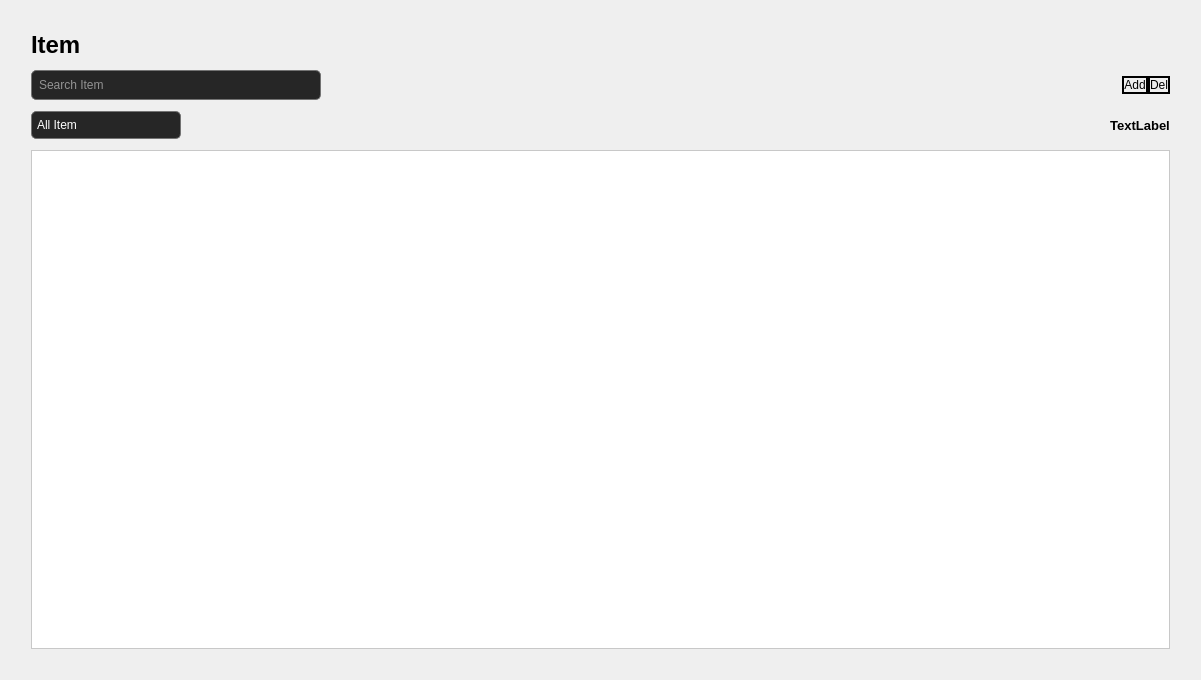
<?xml version="1.0" encoding="UTF-8"?>
<ui version="4.0">
 <class>item_table_view</class>
 <widget class="QWidget" name="item_table_view">
  <property name="geometry">
   <rect>
    <x>0</x>
    <y>0</y>
    <width>1201</width>
    <height>680</height>
   </rect>
  </property>
  <property name="windowTitle">
   <string>Contacts</string>
  </property>
  <property name="styleSheet">
   <string notr="true"/>
  </property>
  <layout class="QGridLayout" name="gridLayout_3">
   <item row="0" column="0">
    <spacer name="verticalSpacer">
     <property name="orientation">
      <enum>Qt::Vertical</enum>
     </property>
     <property name="sizeHint" stdset="0">
      <size>
       <width>20</width>
       <height>40</height>
      </size>
     </property>
    </spacer>
   </item>
   <item row="0" column="1">
    <layout class="QGridLayout" name="gridLayout">
     <item row="10" column="0">
      <widget class="QTableWidget" name="items_tbl">
       <property name="mouseTracking">
        <bool>false</bool>
       </property>
       <property name="styleSheet">
        <string notr="true">QTableWidget {
    background-color: rgb(255, 255, 255);
    alternate-background-color: rgb(235, 235, 235);
    gridline-color: rgb(200, 200, 200);
    color: black;
    font: 10pt &quot;Segoe UI&quot;;
    selection-background-color: rgb(100, 149, 237);  /* Light blue selection */
    selection-color: white;
    border: 1px solid rgb(200, 200, 200);
}

QTableWidget::item {
    padding: 5px;
}

QHeaderView::section {
    background-color: rgb(240, 240, 240);
    color: black;
    padding: 6px;
    border: 1px solid rgb(200, 200, 200);
    font-weight: bold;
}

QTableCornerButton::section {
    background-color: rgb(240, 240, 240);
    border: 1px solid rgb(200, 200, 200);
}
</string>
       </property>
       <property name="alternatingRowColors">
        <bool>true</bool>
       </property>
       <attribute name="horizontalHeaderCascadingSectionResizes">
        <bool>false</bool>
       </attribute>
       <attribute name="horizontalHeaderDefaultSectionSize">
        <number>200</number>
       </attribute>
       <attribute name="horizontalHeaderStretchLastSection">
        <bool>true</bool>
       </attribute>
      </widget>
     </item>
     <item row="6" column="0">
      <layout class="QGridLayout" name="gridLayout_2"/>
     </item>
     <item row="5" column="0">
      <layout class="QHBoxLayout" name="horizontalLayout_23">
       <item>
        <widget class="QComboBox" name="sort_combo">
         <property name="sizePolicy">
          <sizepolicy hsizetype="Expanding" vsizetype="Fixed">
           <horstretch>0</horstretch>
           <verstretch>0</verstretch>
          </sizepolicy>
         </property>
         <property name="minimumSize">
          <size>
           <width>0</width>
           <height>10</height>
          </size>
         </property>
         <property name="maximumSize">
          <size>
           <width>150</width>
           <height>16777215</height>
          </size>
         </property>
         <property name="cursor">
          <cursorShape>PointingHandCursor</cursorShape>
         </property>
         <property name="styleSheet">
          <string notr="true">QComboBox {
    background-color: #262626;
    border: 1px solid #737373;
    color: white;
    border-radius: 5px;
    padding: 5px;
    font: 10pt &quot;Segoe UI&quot;;
}

QComboBox::drop-down {
    border: none;
}

QComboBox QAbstractItemView {
    background-color: #262626;
    color: white;
    border-radius: 5px;
}

/* Down Arrow (Icon) */
QComboBox::down-arrow {
    image: url(:/Resources/dropdown_white.svg);
    width: 30px;
    height: 30px;
    margin-right: 15px; /* Space from the left */
}
</string>
         </property>
         <property name="editable">
          <bool>false</bool>
         </property>
         <property name="placeholderText">
          <string>All Item</string>
         </property>
         <property name="frame">
          <bool>true</bool>
         </property>
         <item>
          <property name="text">
           <string>Recently Added</string>
          </property>
         </item>
         <item>
          <property name="text">
           <string>Oldest</string>
          </property>
         </item>
         <item>
          <property name="text">
           <string>Alphabetical</string>
          </property>
         </item>
        </widget>
       </item>
       <item>
        <spacer name="horizontalSpacer_4">
         <property name="orientation">
          <enum>Qt::Horizontal</enum>
         </property>
         <property name="sizeHint" stdset="0">
          <size>
           <width>40</width>
           <height>20</height>
          </size>
         </property>
        </spacer>
       </item>
       <item>
        <widget class="QLabel" name="selecteditems_lbl">
         <property name="enabled">
          <bool>true</bool>
         </property>
         <property name="font">
          <font>
           <pointsize>10</pointsize>
           <bold>true</bold>
          </font>
         </property>
         <property name="styleSheet">
          <string notr="true">color: rgb(0, 0, 0)
</string>
         </property>
         <property name="text">
          <string>TextLabel</string>
         </property>
         <property name="alignment">
          <set>Qt::AlignCenter</set>
         </property>
        </widget>
       </item>
      </layout>
     </item>
     <item row="3" column="0">
      <layout class="QHBoxLayout" name="horizontalLayout_22">
       <item>
        <widget class="QLineEdit" name="search_line">
         <property name="sizePolicy">
          <sizepolicy hsizetype="Expanding" vsizetype="Fixed">
           <horstretch>0</horstretch>
           <verstretch>0</verstretch>
          </sizepolicy>
         </property>
         <property name="minimumSize">
          <size>
           <width>0</width>
           <height>30</height>
          </size>
         </property>
         <property name="maximumSize">
          <size>
           <width>290</width>
           <height>16777215</height>
          </size>
         </property>
         <property name="styleSheet">
          <string notr="true">QLineEdit {
    background-color: #262626;
    border: 1px solid #737373;
    color: white;
	border-radius: 5px;
	padding: 5px;
	font: 10pt &quot;Segoe UI&quot;;
}

/* Placeholder Text */
QLineEdit:placeholder {
    color: #888888;  /* Soft gray placeholder */
}</string>
         </property>
         <property name="frame">
          <bool>true</bool>
         </property>
         <property name="placeholderText">
          <string>Search Item</string>
         </property>
         <property name="cursorMoveStyle">
          <enum>Qt::LogicalMoveStyle</enum>
         </property>
         <property name="clearButtonEnabled">
          <bool>false</bool>
         </property>
        </widget>
       </item>
       <item>
        <spacer name="horizontalSpacer">
         <property name="orientation">
          <enum>Qt::Horizontal</enum>
         </property>
         <property name="sizeHint" stdset="0">
          <size>
           <width>40</width>
           <height>20</height>
          </size>
         </property>
        </spacer>
       </item>
       <item>
        <layout class="QHBoxLayout" name="horizontalLayout_6">
         <property name="spacing">
          <number>0</number>
         </property>
         <item>
          <widget class="QPushButton" name="add_btn">
           <property name="cursor">
            <cursorShape>PointingHandCursor</cursorShape>
           </property>
           <property name="toolTip">
            <string>Add Contact</string>
           </property>
           <property name="whatsThis">
            <string>add contact</string>
           </property>
           <property name="styleSheet">
            <string notr="true">QPushButton{
	background: transparent;
	border: 2px solid rgb(0, 0, 0);
}

QPushButton:hover {
    background: rgba(100, 100, 100, 0.2); /* Light gray with transparency */
}</string>
           </property>
           <property name="text">
            <string>Add</string>
           </property>
           <property name="iconSize">
            <size>
             <width>30</width>
             <height>30</height>
            </size>
           </property>
          </widget>
         </item>
         <item>
          <widget class="QPushButton" name="delete_btn">
           <property name="cursor">
            <cursorShape>PointingHandCursor</cursorShape>
           </property>
           <property name="toolTip">
            <string>Delete Contacts</string>
           </property>
           <property name="whatsThis">
            <string>delete contact</string>
           </property>
           <property name="styleSheet">
            <string notr="true">QPushButton{
	background: transparent;
	border: 2px solid rgb(0, 0, 0);
}

QPushButton:hover {
    background: rgba(100, 100, 100, 0.2); /* Light gray with transparency */
}</string>
           </property>
           <property name="text">
            <string>Del</string>
           </property>
           <property name="iconSize">
            <size>
             <width>30</width>
             <height>30</height>
            </size>
           </property>
          </widget>
         </item>
        </layout>
       </item>
      </layout>
     </item>
     <item row="0" column="0">
      <spacer name="horizontalSpacer_2">
       <property name="orientation">
        <enum>Qt::Horizontal</enum>
       </property>
       <property name="sizeHint" stdset="0">
        <size>
         <width>40</width>
         <height>20</height>
        </size>
       </property>
      </spacer>
     </item>
     <item row="2" column="0">
      <spacer name="horizontalSpacer_6">
       <property name="orientation">
        <enum>Qt::Horizontal</enum>
       </property>
       <property name="sizeHint" stdset="0">
        <size>
         <width>40</width>
         <height>5</height>
        </size>
       </property>
      </spacer>
     </item>
     <item row="7" column="0">
      <spacer name="horizontalSpacer_5">
       <property name="orientation">
        <enum>Qt::Horizontal</enum>
       </property>
       <property name="sizeHint" stdset="0">
        <size>
         <width>40</width>
         <height>5</height>
        </size>
       </property>
      </spacer>
     </item>
     <item row="1" column="0">
      <widget class="QLabel" name="contacts_txt">
       <property name="sizePolicy">
        <sizepolicy hsizetype="Expanding" vsizetype="Fixed">
         <horstretch>0</horstretch>
         <verstretch>0</verstretch>
        </sizepolicy>
       </property>
       <property name="minimumSize">
        <size>
         <width>0</width>
         <height>0</height>
        </size>
       </property>
       <property name="font">
        <font>
         <family>Segoe UI</family>
         <pointsize>18</pointsize>
         <italic>false</italic>
         <bold>true</bold>
        </font>
       </property>
       <property name="styleSheet">
        <string notr="true">background: transparent;
color: rgb(0, 0, 0);</string>
       </property>
       <property name="text">
        <string>Item</string>
       </property>
      </widget>
     </item>
     <item row="4" column="0">
      <spacer name="horizontalSpacer_3">
       <property name="orientation">
        <enum>Qt::Horizontal</enum>
       </property>
       <property name="sizeHint" stdset="0">
        <size>
         <width>40</width>
         <height>5</height>
        </size>
       </property>
      </spacer>
     </item>
     <item row="11" column="0">
      <spacer name="horizontalSpacer_7">
       <property name="orientation">
        <enum>Qt::Horizontal</enum>
       </property>
       <property name="sizeHint" stdset="0">
        <size>
         <width>40</width>
         <height>20</height>
        </size>
       </property>
      </spacer>
     </item>
    </layout>
   </item>
   <item row="0" column="2">
    <spacer name="verticalSpacer_2">
     <property name="orientation">
      <enum>Qt::Vertical</enum>
     </property>
     <property name="sizeHint" stdset="0">
      <size>
       <width>20</width>
       <height>40</height>
      </size>
     </property>
    </spacer>
   </item>
  </layout>
 </widget>
 <resources/>
 <connections/>
</ui>
